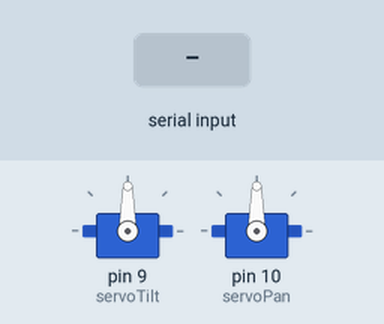
This sketch was run on a simulated Arduino Uno, built with avr-gcc and run on an emulated ATmega328P. Shown: 2 × servo. Inputs (shaded band) come from the test bench.

Above: at 1.2 s.
1.3 s: byte 30 received over Serial
At 1.7 s:
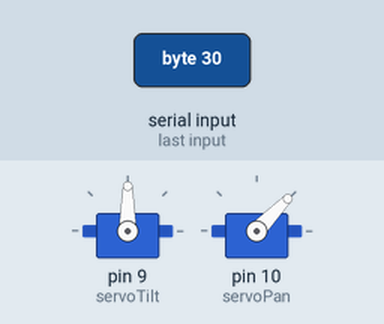
2.8 s: byte 90 received over Serial
At 4.0 s:
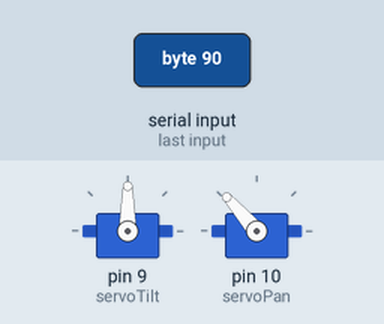
4.3 s: byte 120 received over Serial
At 5.2 s:
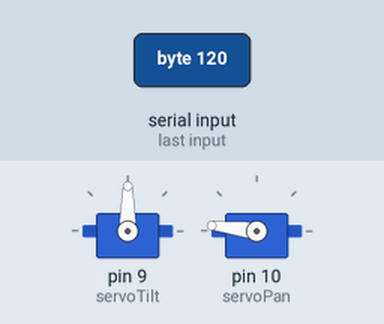
Timing chart, 0 to 7.3 s (numbered marks = the images above; inputs shaded):
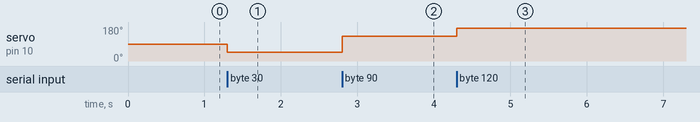

Measured:
- after the input at 1.3 s, servo on pin 10 (servoPan): 90° → 46° at once
- after the input at 2.8 s, servo on pin 10 (servoPan): 46° → 131° at once
- after the input at 4.3 s, servo on pin 10 (servoPan): 131° → 173° at once

The sketch:

servoControl.ino
```cpp
#include <Servo.h>
#define CONVERSION 1.41732283464567

Servo servoPan;
Servo servoTilt;
int pos = 0;

void setup() {
  Serial.begin(9600);
  servoTilt.attach(9);
  servoPan.attach(10);
}

void loop() {
  if (Serial.available() > 0) {
    pos = Serial.read();

    //If the servo receives less than 3, it strains to rotate more than it can.
    //The actual range is 0 to 177 degrees.
    //Also, received numbers 0 through 127, 128 through 255
    //are converted to 0 through 180.
    if (pos > 127)
      servoTilt.write(round((pos-1)*CONVERSION)-177);
    else
      servoPan.write(round(pos*CONVERSION)+3);
  }
}
```
